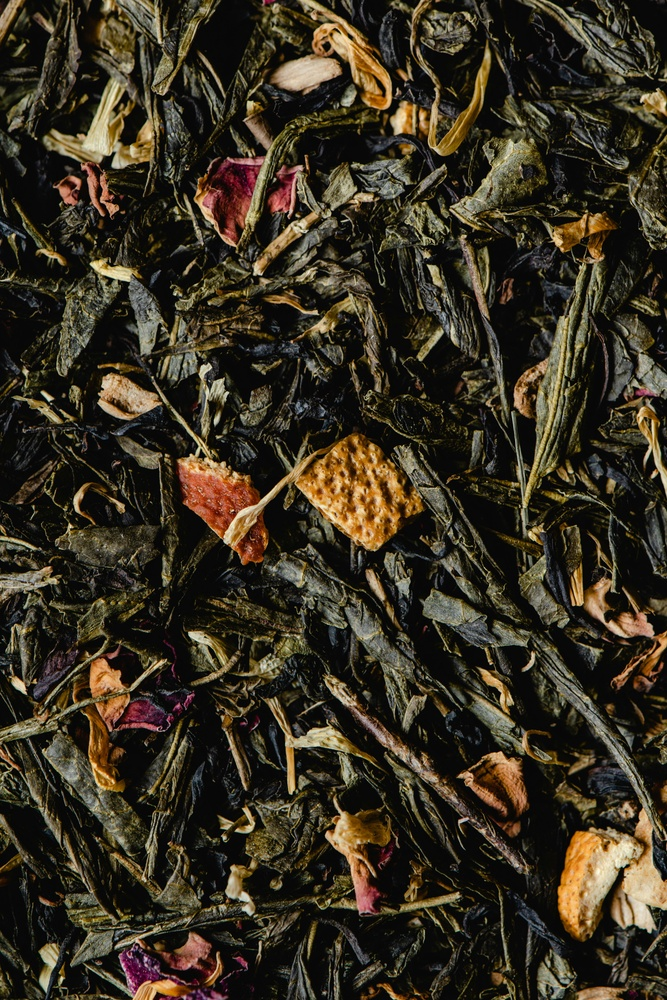
#> input picture BIS_LAB/Lab2/GEP_IP/input.jpg, 667 x 1000 px, shrunk from 3712 x 5568 before the run
$ python code.py
#> lines starting #> are read from the running program, lines starting #| are printed output that depends on the picture
import random
import numpy as np
from PIL import Image, ImageEnhance
from skimage.metrics import structural_similarity as ssim
from skimage.filters import sobel
from skimage import img_as_float
import math

# ----- Load Image -----
original = Image.open("input.jpg").convert("RGB")
#> original is the input picture: PIL image 667x1000 RGB; mean R, G, B 56.5, 48.8, 33.6
original_np = np.array(original)

try:
    target = Image.open("target.jpg").convert("RGB")
    target_np = np.array(target)
    USE_REFERENCE = True
except:
    USE_REFERENCE = False
#> USE_REFERENCE = False

# ----- Function Set -----
def protected_div(x, y):
    try:
        return x / y if abs(y) > 1e-6 else 1.0
    except:
        return 1.0

FUNCTIONS = [
    (lambda x: x, 'x'),
    (np.sin, 'sin'),
    (np.cos, 'cos'),
    (np.tan, 'tan'),
    (np.exp, 'exp'),
    (np.log1p, 'log1p'),
    (lambda x: x**2, 'square'),
    (np.sqrt, 'sqrt'),
    (np.abs, 'abs'),
]

# ----- Generate Random Expression Trees -----
def random_expr(depth=2):
    if depth == 0 or random.random() < 0.3:
        return 'x'
    func = random.choice(FUNCTIONS)[1]
    sub = random_expr(depth - 1)
    return f"{func}({sub})"

def evaluate_expr(expr_str, x_val):
    try:
        x = x_val
        return eval(expr_str, {"x": x, "sin": np.sin, "cos": np.cos, "tan": np.tan,
                               "exp": np.exp, "log1p": np.log1p, "sqrt": np.sqrt,
                               "abs": np.abs, "square": lambda x: x**2})
    except Exception as e:
        return 1.0

# ----- Individual is 3 Expressions -----
def init_population(size):
    return [[random_expr(2) for _ in range(3)] for _ in range(size)]

# ----- Apply Parameters -----
def apply_adjustments_from_expr(exprs):
    x = np.mean(original_np) / 255.0
    b = np.clip(evaluate_expr(exprs[0], x), 0.5, 2.0)
    c = np.clip(evaluate_expr(exprs[1], x), 0.5, 2.0)
    s = np.clip(evaluate_expr(exprs[2], x), 0.5, 2.0)

    img = original.copy()
    img = ImageEnhance.Brightness(img).enhance(b)
    img = ImageEnhance.Contrast(img).enhance(c)
    img = ImageEnhance.Sharpness(img).enhance(s)
    return img, [b, c, s]

# ----- Fitness -----
def fitness(ind):
    img, _ = apply_adjustments_from_expr(ind)
    img_np = np.array(img)

    if USE_REFERENCE:
        return ssim(target_np, img_np, channel_axis=2)
    else:
        gray = img.convert("L")
        gray_np = img_as_float(np.array(gray))
        entropy = -np.sum(gray_np * np.log2(gray_np + 1e-10))
        edge_strength = np.mean(sobel(gray_np))
        return entropy + edge_strength

# ----- Selection, Crossover, Mutation -----
def select(pop, fitnesses):
    i, j = random.sample(range(len(pop)), 2)
    return pop[i] if fitnesses[i] > fitnesses[j] else pop[j]

def crossover(p1, p2):
    child = []
    for a, b in zip(p1, p2):
        if random.random() < 0.5:
            child.append(a)
        else:
            child.append(b)
    return child

def mutate(expr):
    expr_list = expr.split()
    if random.random() < 0.3:
        return random_expr(2)
    return expr

def mutate_ind(ind):
    return [mutate(expr) if random.random() < 0.3 else expr for expr in ind]

# ----- Run GEP -----
def run_gep():
    POP_SIZE = 20
    N_GEN = 15
    ELITE = 2

    pop = init_population(POP_SIZE)

    for gen in range(N_GEN):
        fitnesses = [fitness(ind) for ind in pop]
        ranked = sorted(zip(pop, fitnesses), key=lambda x: x[1], reverse=True)
        best_ind, best_fit = ranked[0]

        print(f"Gen {gen}: Best fitness = {best_fit:.4f}, Exprs = {best_ind}")

        new_pop = [ind.copy() for ind, _ in ranked[:ELITE]]

        while len(new_pop) < POP_SIZE:
            p1, p2 = select(pop, fitnesses), select(pop, fitnesses)
            child = crossover(p1, p2)
            child = mutate_ind(child)
            new_pop.append(child)

        pop = new_pop
#> this loop made 15 passes
#> (best_ind, best_fit) on pass 1: (['exp(x)', 'x', 'abs(cos(x))'], 297263)
#> (best_ind, best_fit) on pass 2: (['exp(x)', 'x', 'tan(x)'], 299154)
#| Gen 0: Best fitness = 297262.9630, Exprs = ['exp(x)', 'x', 'abs(cos(x))']
#| Gen 1: Best fitness = 299154.0439, Exprs = ['exp(x)', 'x', 'tan(x)']
#| Gen 2: Best fitness = 299154.0439, Exprs = ['exp(x)', 'x', 'tan(x)']
#| Gen 3: Best fitness = 320059.6712, Exprs = ['exp(cos(x))', 'log1p(x)', 'tan(x)']
#| Gen 4: Best fitness = 320059.6712, Exprs = ['exp(cos(x))', 'log1p(x)', 'tan(x)']
#| Gen 5: Best fitness = 320059.6712, Exprs = ['exp(cos(x))', 'log1p(x)', 'tan(x)']
#| Gen 6: Best fitness = 320059.6712, Exprs = ['exp(cos(x))', 'log1p(x)', 'tan(x)']
#| Gen 7: Best fitness = 320059.6712, Exprs = ['exp(cos(x))', 'log1p(x)', 'tan(x)']
#> (further printed lines are left out)
#> pass 1, in apply_adjustments_from_expr, `img = ImageEnhance.Brightness(img).enhance(b)`:
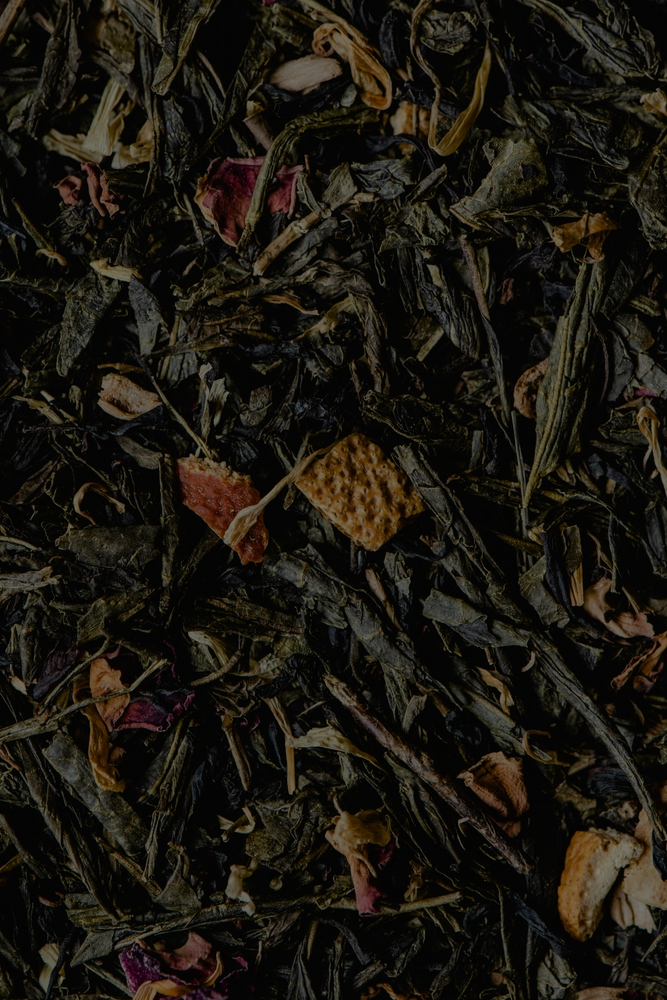
#> img: PIL image 667x1000 RGB; mean R, G, B 28, 24.1, 16.6
#> pass 1, in fitness, `gray = img.convert("L")`:
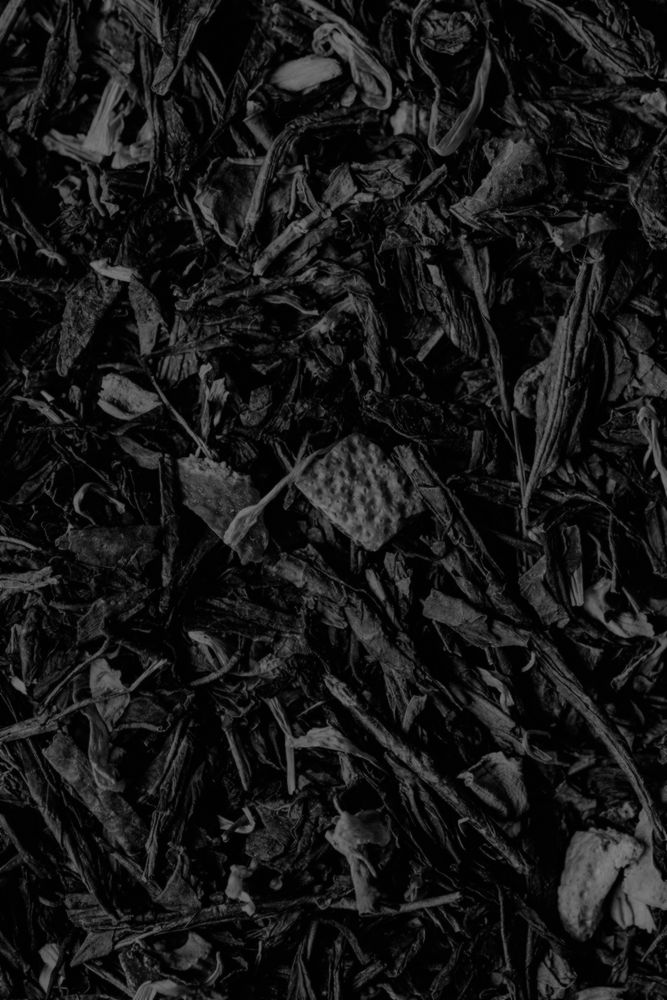
#> gray: PIL image 667x1000 L; min 0, max 132, mean 24

    best_img, best_params = apply_adjustments_from_expr(best_ind)
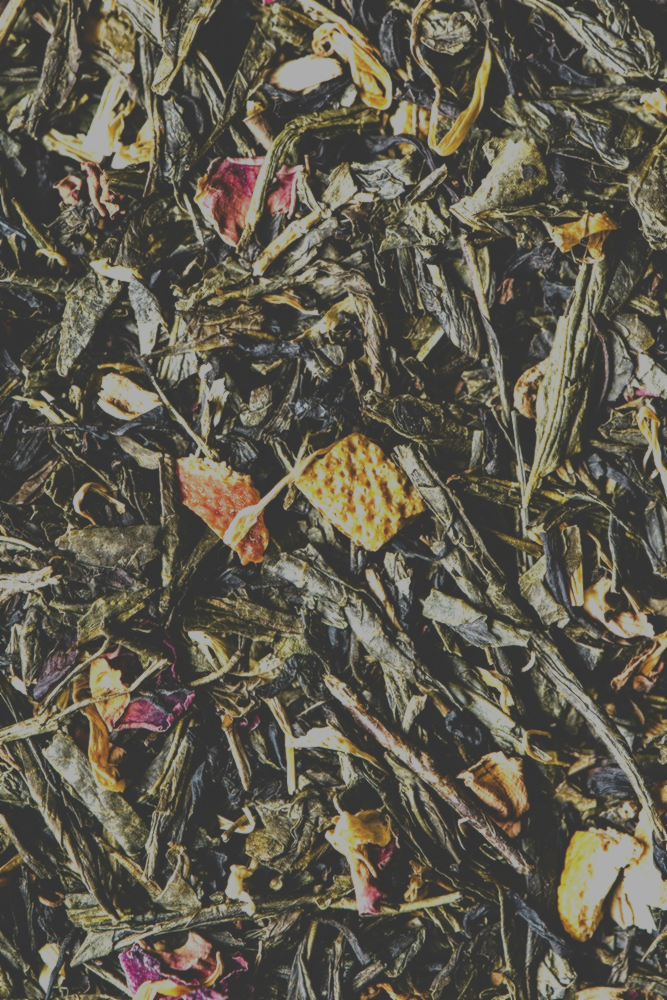
#> best_img: PIL image 667x1000 RGB; mean R, G, B 94.8, 90.2, 77.4
    best_img.save("gep_optimized.jpg")
    print("Best expressions found:", best_ind)
#| Best expressions found: ['exp(cos(x))', 'log1p(x)', 'tan(x)']
    print("Parameter values from expressions:", best_params)
#| Parameter values from expressions: [2.0, 0.5, 0.5]
    display(best_img)  # for Jupyter

# Run it
run_gep()
